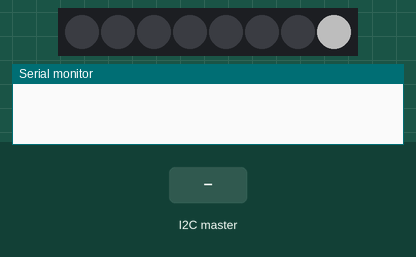
Bench run of a sketch on a simulated Arduino Uno, built with avr-gcc and run on an emulated ATmega328P. On the bench: 8 RGB LEDs in strip order, left to right, the last lines printed to the serial monitor. Inputs (shaded band) come from the test bench. Dim RGB values are drawn brighter than linear.

Above: at 0.71 s.
2.1 s: the I2C master sends the byte 1
8.1 s: the I2C master sends the byte 2
At 16.2 s:
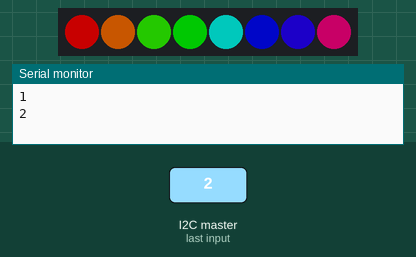
17.1 s: the I2C master sends the byte 0
At 18.3 s:
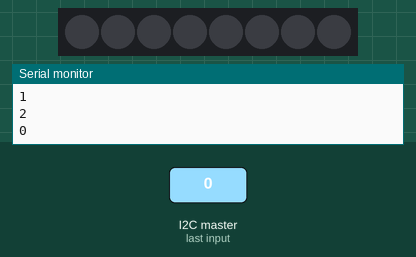
Timing chart, 0 to 20.1 s (numbered marks = the images above; inputs shaded):
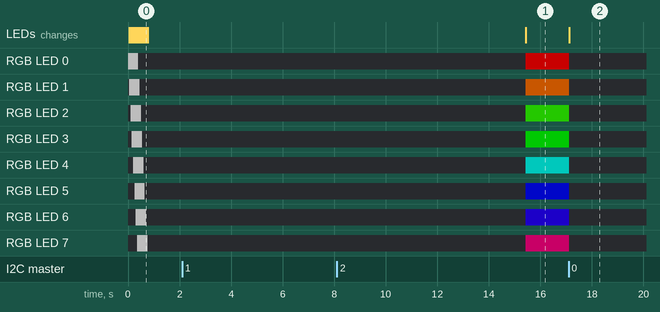

Measured:
- after the input at 17.1 s, the LEDs: change at once (image 2)

The sketch:

SLAVE_code.ino
```cpp
#include <Wire.h>
#include <Adafruit_NeoPixel.h>
#ifdef __AVR__
 #include <avr/power.h> // Required for 16 MHz Adafruit Trinket
#endif

#define LED_PIN    10
#define LED_COUNT 8

Adafruit_NeoPixel strip(LED_COUNT, LED_PIN, NEO_GRB + NEO_KHZ800);

#define SLAVE_ADDR 0x10

unsigned char cnt='A';
unsigned char tx[4];
unsigned char rainbowFlg = 0, rainbowAvailable = 0;
unsigned int rainbowSpeed = 0;

void setup(){
#if defined(__AVR_ATtiny85__) && (F_CPU == 16000000)
  clock_prescale_set(clock_div_1);
#endif

  strip.begin();           // INITIALIZE NeoPixel strip object (REQUIRED)
  strip.show();            // Turn OFF all pixels ASAP
  strip.setBrightness(100); // Set BRIGHTNESS to about 1/5 (max = 255)

  Serial.begin(9600);
  Wire.begin(SLAVE_ADDR);
//  Wire.onRequest(sendToMaster);
  Wire.onReceive(receiceEvent);

    colorWipe(strip.Color(200,   200,   200), 50);
     colorWipe(strip.Color(0    , 0    , 0    ), 50);
}

void loop(){
  if(rainbowAvailable){
    rainbow(rainbowSpeed);
  }
}

void receiceEvent(int rxSize){
  int idx=0;
  while(Wire.available()){
    tx[idx++] = Wire.read();
    Serial.println(tx[idx-1]);
  }

  colorWipe(strip.Color(0    , 0    , 0    ), 50);
  if(tx[0] == 0x00){
    colorWipe(strip.Color(tx[1], tx[2], tx[3]), 50);
    rainbowFlg = 0;
  }
  else{
    rainbowFlg = 1;
    rainbowAvailable = 1;
    rainbowSpeed = tx[1];
  }
}
/*
void sendToMaster(){

  Wire.write(++cnt);

  if(cnt >= 'z'){
    cnt = 'A';
  }
}
*/
void colorWipe(uint32_t color, int wait) {
  for(int i=0; i<strip.numPixels(); i++) { // For each pixel in strip...
    strip.setPixelColor(i, color);         //  Set pixel's color (in RAM)
    strip.show();                          //  Update strip to match
    delay(wait);                           //  Pause for a moment
  }
}

void rainbow(int wait) {
  for(long firstPixelHue = 0; firstPixelHue < 5*65536; firstPixelHue += 256) {
    for(int i=0; i<strip.numPixels(); i++) { // For each pixel in strip...
      int pixelHue = firstPixelHue + (i * 65536L / strip.numPixels());
      strip.setPixelColor(i, strip.gamma32(strip.ColorHSV(pixelHue)));
      if(!rainbowFlg){
        rainbowAvailable = 0;
        break;
      }
    }
    if(!rainbowFlg){
        rainbowAvailable = 0;
        break;
    }
    strip.show(); // Update strip with new contents
    delay(wait);  // Pause for a moment
  }
}

// bacguneun babo meongcheongeeeeeeeeee~~~
```
